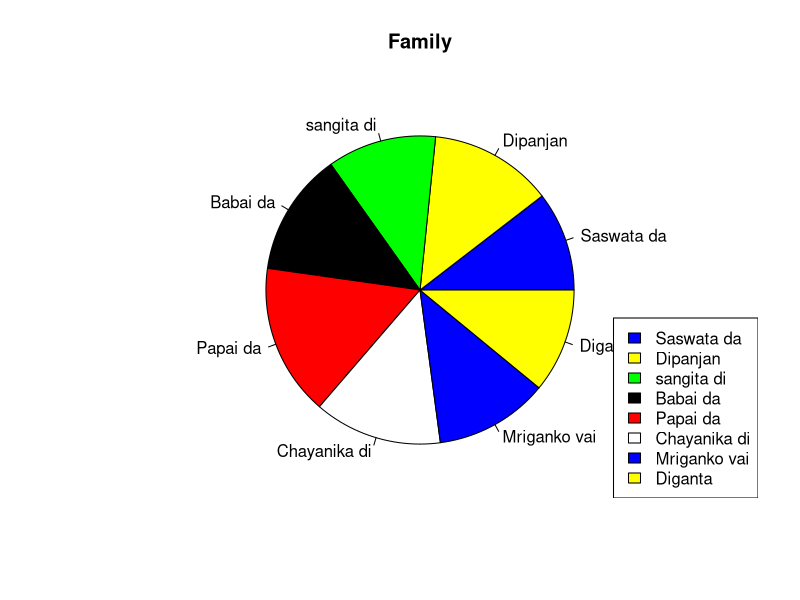

Write R code to recreate this figure.
name<-c("Saswata da","Dipanjan","sangita di","Babai da","Papai da","Chayanika di","Mriganko vai","Diganta")
age<-c(21,26,23,26,32,27,24,22)
colors<-c("blue","yellow","green","black","red","white")
pie(age,label=name,main="Family",col =colors)

#Display the Explanation box
legend("bottomright",name,fill=colors)
